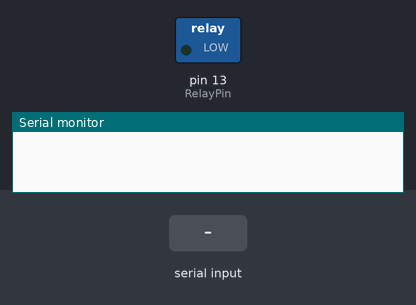
Recording of a sketch running on a simulated Arduino Uno, built with avr-gcc and run on an emulated ATmega328P. Parts: switched loads named in the sketch (green lamp = pin HIGH), the last lines printed to the serial monitor. The inputs (shaded band) are chosen by the test bench.

Above: at 1.2 s.
1.3 s: "a" received over Serial
At 2.0 s:
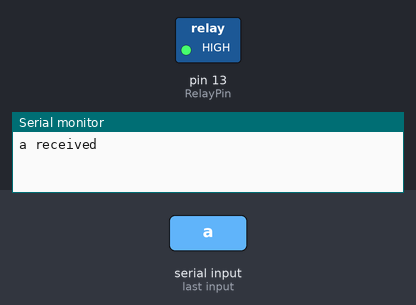
2.8 s: "b" received over Serial
At 3.1 s:
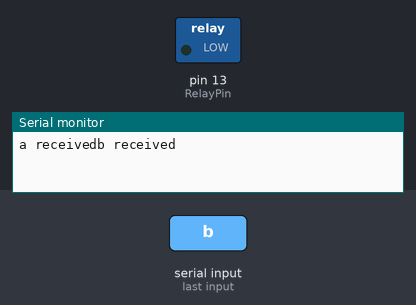
Timing chart, 0 to 5.8 s (numbered marks = the images above; inputs shaded):
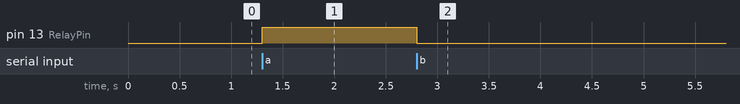

The sketch:

client.ino
```cpp
int RelayPin = 13; //定义数字接口8 连接三极管基极
int x;
enum State{
  OPEN,CLOSE
} ;
State state=CLOSE;
void setup()
{
  pinMode(RelayPin, OUTPUT); //定义RelayPin 接口为输出接口
  Serial.begin(115200);
  Serial.setTimeout(1);
}
void loop()
{
  while (!Serial.available());

  x = Serial.read();
  switch (x)
  {
    case 'a':
    {
      Serial.print("a received");
      state=OPEN;
      break;
    }
    case 'b':
    {
      Serial.print("b received");
      state=CLOSE;
      break;
    }
  }
  switch (state){
    case CLOSE:{
      digitalWrite(RelayPin, LOW); //驱动继电器断开
      break;
    }
    case OPEN:{
      digitalWrite(RelayPin, HIGH);
      break;
    }
  }
}
```

Measured:
- after the input at 1.3 s, pin 13 (RelayPin): LOW → HIGH at once
- after the input at 2.8 s, pin 13 (RelayPin): HIGH → LOW at once
